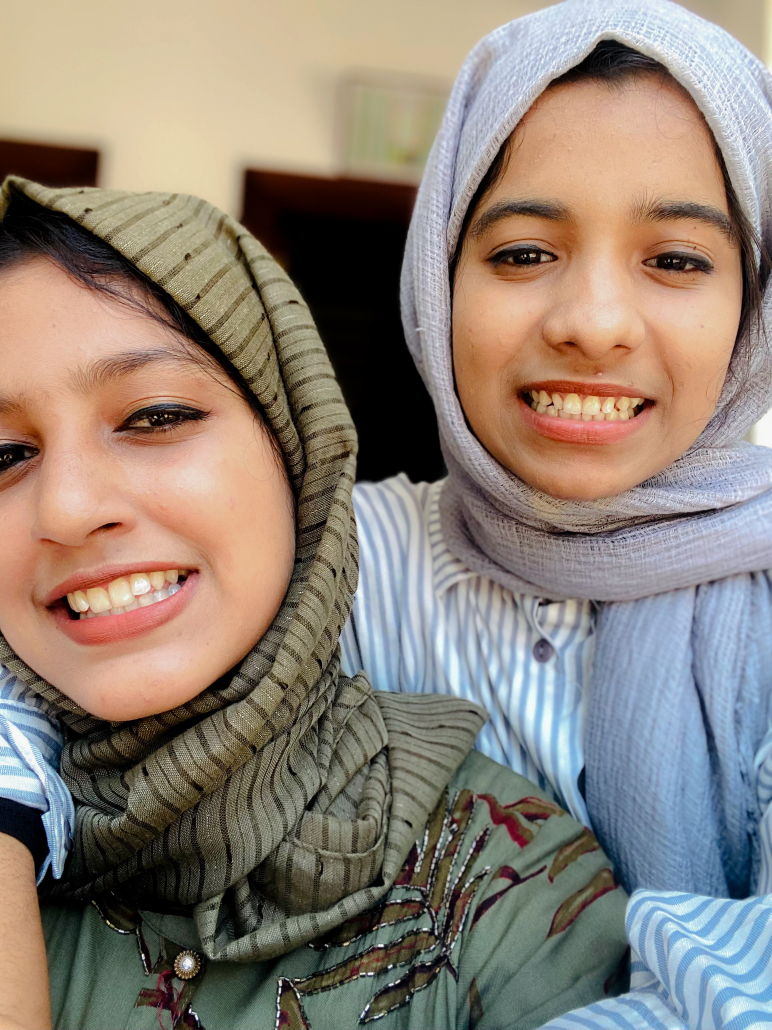
#> input picture open CV/photo.jpg, 2316 x 3088 px (shown at 1/3 size)
$ python 'picture dictection.py'
#> lines starting #> are read from the running program, lines starting #| are printed output that depends on the picture
# -*- coding: utf-8 -*-
"""
Created on Wed Feb 15 20:41:12 2023

@author: 91974
"""

import cv2
image=cv2.imread("photo.jpg",1)
#> image is the input picture: shape (3088, 2316, 3); mean B, G, R 118.4, 129.5, 141.6
resized=cv2.resize(image,(800,800),
                       interpolation=cv2.INTER_NEAREST)
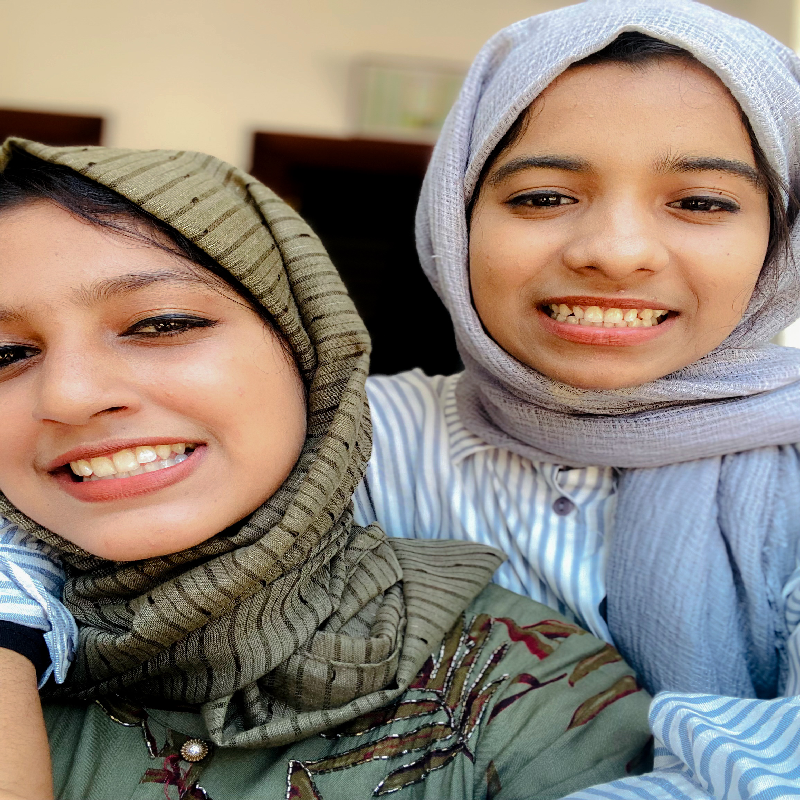
#> resized: shape (800, 800, 3); mean B, G, R 118.4, 129.5, 141.6
while True:
#> (the run stopped early here; a loop or call above may not have finished)

$ run again, with open CV/pexel.jpeg copied over open CV/photo.jpg
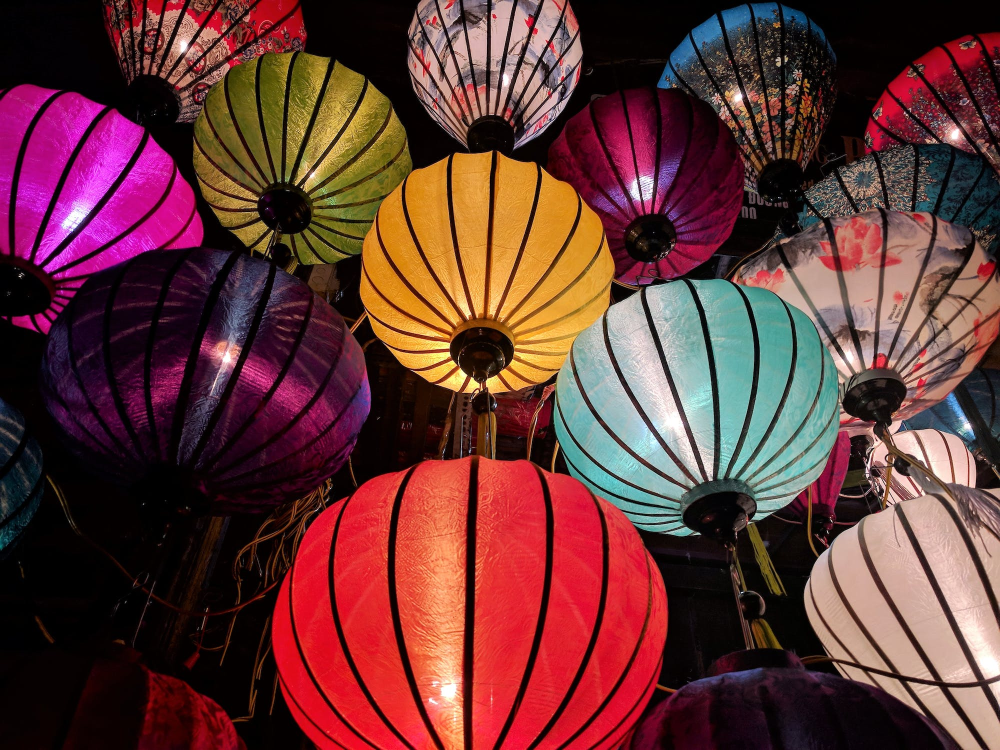
#> input picture open CV/pexel.jpeg, 2000 x 1500 px (shown at 1/2 size)
#> image is the input picture: shape (1500, 2000, 3); mean B, G, R 54.5, 55.5, 102
#> `resized=cv2.resize(image,(800,800), interpolation=cv2.INTER_NEAREST)`:
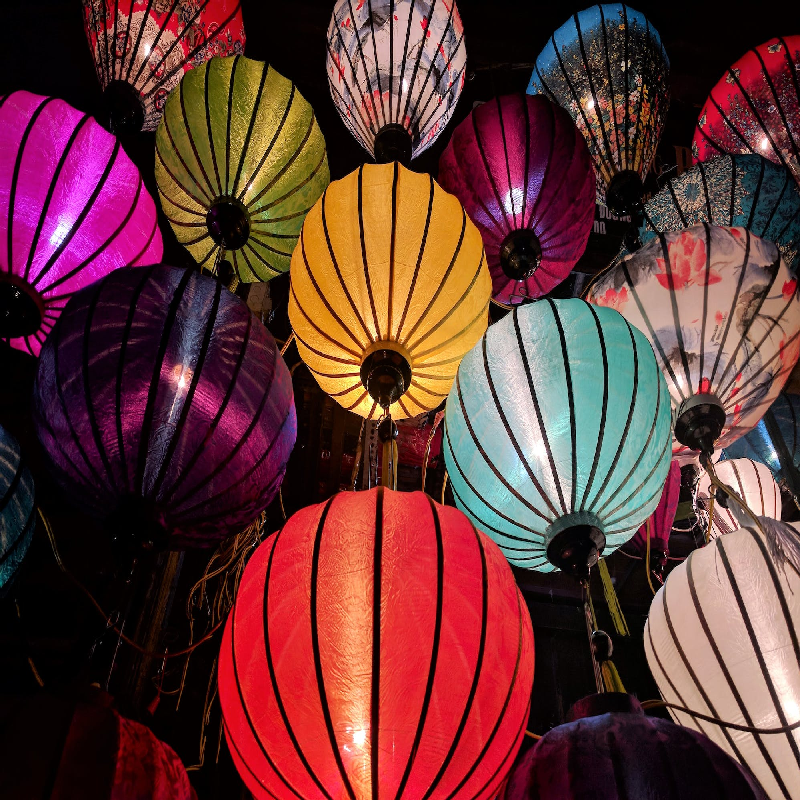
#> resized: shape (800, 800, 3); mean B, G, R 54.5, 55.5, 101.9

$ run again, with open CV/rotated img.png saved as open CV/photo.jpg
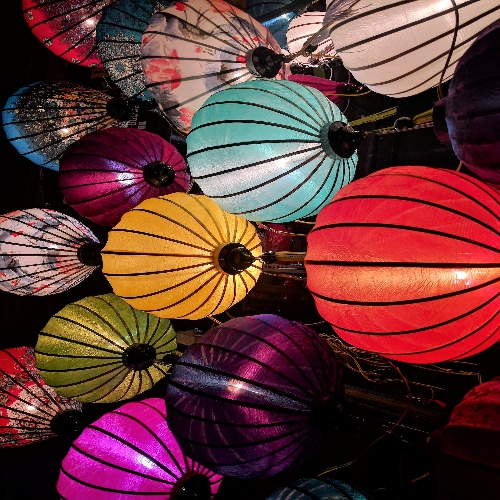
#> input picture open CV/rotated img.png, 500 x 500 px
#> image is the input picture: shape (500, 500, 3); mean B, G, R 55.1, 55.8, 101.8
#> `resized=cv2.resize(image,(800,800), interpolation=cv2.INTER_NEAREST)`:
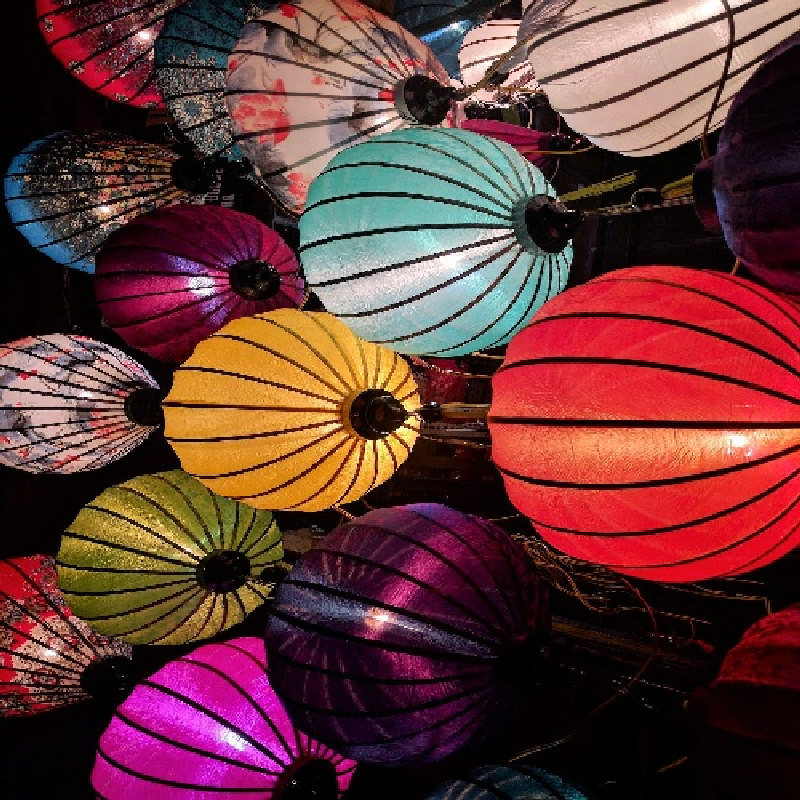
#> resized: shape (800, 800, 3); mean B, G, R 55.1, 55.8, 101.9
